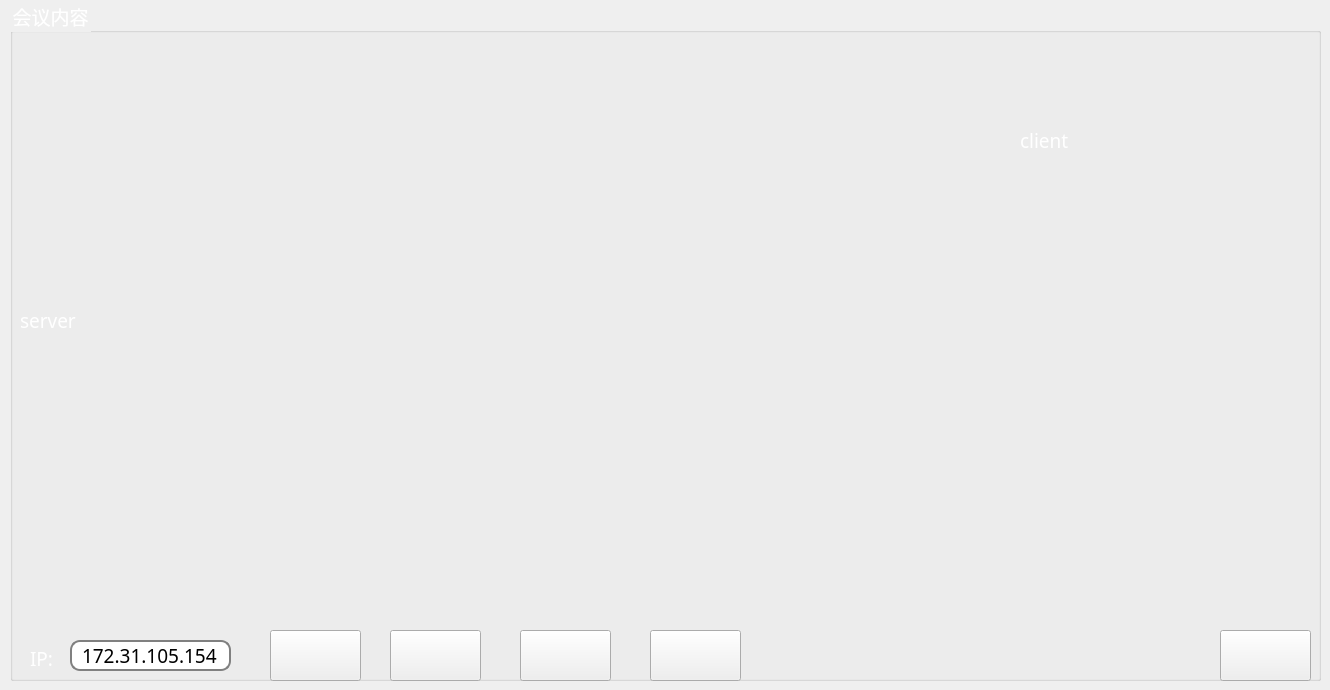
   <widget class="QWidget" name="tab">
    <attribute name="title">
     <string>Tab 1</string>
    </attribute>
    <widget class="QGroupBox" name="groupBox">
     <property name="geometry">
      <rect>
       <x>10</x>
       <y>0</y>
       <width>1311</width>
       <height>681</height>
      </rect>
     </property>
     <property name="font">
      <font>
       <family>SimSun-ExtB</family>
       <pointsize>14</pointsize>
       <weight>50</weight>
       <bold>false</bold>
      </font>
     </property>
     <property name="styleSheet">
      <string notr="true">QGroupBox{color:white;}</string>
     </property>
     <property name="title">
      <string>会议内容</string>
     </property>
     <widget class="QLineEdit" name="lineEdit">
      <property name="geometry">
       <rect>
        <x>60</x>
        <y>640</y>
        <width>161</width>
        <height>31</height>
       </rect>
      </property>
      <property name="font">
       <font>
        <family>SimSun-ExtB</family>
        <pointsize>14</pointsize>
       </font>
      </property>
      <property name="styleSheet">
       <string notr="true">QLineEdit {
    border: 2px solid gray;
    border-radius: 10px;
    padding: 0 8px;
    background: white;
    selection-background-color: darkgray;


}</string>
      </property>
      <property name="text">
       <string>172.31.105.154</string>
      </property>
     </widget>
     <widget class="QLabel" name="label">
      <property name="geometry">
       <rect>
        <x>20</x>
        <y>650</y>
        <width>61</width>
        <height>16</height>
       </rect>
      </property>
      <property name="font">
       <font>
        <family>SimSun-ExtB</family>
        <pointsize>14</pointsize>
        <weight>50</weight>
        <bold>false</bold>
       </font>
      </property>
      <property name="styleSheet">
       <string notr="true">color:white</string>
      </property>
      <property name="text">
       <string>IP:</string>
      </property>
     </widget>
     <widget class="QPushButton" name="pushButton">
      <property name="geometry">
       <rect>
        <x>260</x>
        <y>630</y>
        <width>91</width>
        <height>51</height>
       </rect>
      </property>
      <property name="font">
       <font>
        <family>Microsoft YaHei UI</family>
        <pointsize>14</pointsize>
        <weight>50</weight>
        <bold>false</bold>
       </font>
      </property>
      <property name="styleSheet">
       <string notr="true">QPushButton
{
border-image:url(D:/procedure/groundstation/checkin/denglu2/weichufalianjie.png);
color:white

}
QPushButton:hover { border-image:url(D:/procedure/groundstation/checkin/denglu2/chufalianjie.png) } </string>
      </property>
      <property name="text">
       <string/>
      </property>
     </widget>
     <widget class="QPushButton" name="pushButton_2">
      <property name="geometry">
       <rect>
        <x>380</x>
        <y>630</y>
        <width>91</width>
        <height>51</height>
       </rect>
      </property>
      <property name="font">
       <font>
        <family>Microsoft YaHei UI</family>
        <pointsize>14</pointsize>
       </font>
      </property>
      <property name="styleSheet">
       <string notr="true">QPushButton
{
border-image:url(D:/procedure/groundstation/checkin/denglu2/weichufaduankai.png);
color:white

}
QPushButton:hover { border-image:url(D:/procedure/groundstation/checkin/denglu2/chufaduankai.png) } </string>
      </property>
      <property name="text">
       <string/>
      </property>
     </widget>
     <widget class="QPushButton" name="pushButton_3">
      <property name="geometry">
       <rect>
        <x>510</x>
        <y>630</y>
        <width>91</width>
        <height>51</height>
       </rect>
      </property>
      <property name="font">
       <font>
        <family>Microsoft YaHei UI</family>
        <pointsize>14</pointsize>
       </font>
      </property>
      <property name="styleSheet">
       <string notr="true">QPushButton
{
border-image:url(D:/procedure/groundstation/checkin/denglu2/weichufakaishiluxiang.png);
color:white

}
QPushButton:hover { border-image:url(D:/procedure/groundstation/checkin/denglu2/chufakaishiluxiang.png) } </string>
      </property>
      <property name="text">
       <string/>
      </property>
     </widget>
     <widget class="QPushButton" name="pushButton_4">
      <property name="geometry">
       <rect>
        <x>640</x>
        <y>630</y>
        <width>91</width>
        <height>51</height>
       </rect>
      </property>
      <property name="font">
       <font>
        <family>Microsoft YaHei UI</family>
        <pointsize>14</pointsize>
       </font>
      </property>
      <property name="styleSheet">
       <string notr="true">QPushButton
{
border-image:url(D:/procedure/groundstation/checkin/denglu2/weichufaduankailuxiang.png);
color:white

}
QPushButton:hover { border-image:url(D:/procedure/groundstation/checkin/denglu2/chufaduankailuxiang.png) } </string>
      </property>
      <property name="text">
       <string/>
      </property>
     </widget>
     <widget class="QLabel" name="label_2">
      <property name="geometry">
       <rect>
        <x>10</x>
        <y>20</y>
        <width>1291</width>
        <height>601</height>
       </rect>
      </property>
      <property name="font">
       <font>
        <family>SimSun-ExtB</family>
        <pointsize>14</pointsize>
       </font>
      </property>
      <property name="styleSheet">
       <string notr="true">color:white</string>
      </property>
      <property name="text">
       <string>server</string>
      </property>
     </widget>
     <widget class="QLabel" name="label_3">
      <property name="geometry">
       <rect>
        <x>1010</x>
        <y>20</y>
        <width>291</width>
        <height>241</height>
       </rect>
      </property>
      <property name="font">
       <font>
        <family>SimSun-ExtB</family>
        <pointsize>14</pointsize>
       </font>
      </property>
      <property name="styleSheet">
       <string notr="true">color:white;</string>
      </property>
      <property name="text">
       <string>client</string>
      </property>
     </widget>
     <widget class="QPushButton" name="pushButton_10">
      <property name="geometry">
       <rect>
        <x>1210</x>
        <y>630</y>
        <width>91</width>
        <height>51</height>
       </rect>
      </property>
      <property name="font">
       <font>
        <family>Microsoft YaHei UI</family>
        <pointsize>14</pointsize>
       </font>
      </property>
      <property name="styleSheet">
       <string notr="true">QPushButton
{
border-image:url(D:/procedure/groundstation/checkin/denglu2/weichufatuichuchengxu.png);
color:white

}
QPushButton:hover { border-image:url(D:/procedure/groundstation/checkin/denglu2/chufatuichuchengxu.png) } </string>
      </property>
      <property name="text">
       <string/>
      </property>
     </widget>
    </widget>
   </widget>
